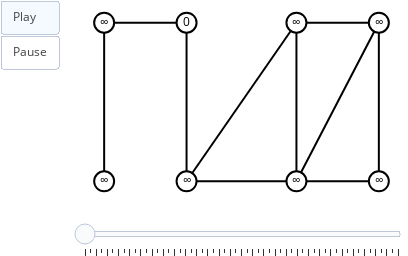

Write notebook code for a chart like this one.
### Markdown cell above
Vamos agora escrever uma versão alternativa da busca em largura.

### Code cell
red = (255, 0, 0)  # linha nova
blue = (0, 0, 255) # linha nova
frames = []        # linha nova

s = 1
q = Queue()

for n in g.nodes():
    g.node[n]['d'] = inf

g.node[s]['d'] = 0
q.put(s)

sn.reset_node_colors(g) # linha nova
sn.reset_edge_colors(g) # linha nova
snapshot(g, frames)     # linha nova

while not q.empty():
    n = q.get()

    g.node[n]['color'] = red # linha nova
    snapshot(g, frames)      # linha nova

    for m in g.neighbors(n):
        g.edge[n][m]['color'] = red # linha nova
        snapshot(g, frames)         # linha nova

        if isinf(g.node[m]['d']):
            g.node[m]['d'] = g.node[n]['d'] + 1
            q.put(m)

        g.edge[n][m]['color'] = sn.edge_color # linha nova
        snapshot(g, frames)                   # linha nova

    g.node[n]['color'] = blue # linha nova
    snapshot(g, frames)       # linha nova

sn.show_animation(frames)

### Figure 1 — Plotly figure (JSON) as saved in the notebook; plotly's stock layout.template omitted (floating-point values rounded to 4 significant figures)
{"data": [{"hoverinfo": "none", "line": {"color": "rgb(0, 0, 0)", "width": 2}, "mode": "lines", "x": [0, 0.3, null], "y": [1, 1, null]}, {"hoverinfo": "none", "line": {"color": "rgb(0, 0, 0)", "width": 2}, "mode": "lines", "x": [0, 0, null], "y": [1, 0, null]}, {"hoverinfo": "none", "line": {"color": "rgb(0, 0, 0)", "width": 2}, "mode": "lines", "x": [0.3, 0.3, null], "y": [1, 0, null]}, {"hoverinfo": "none", "line": {"color": "rgb(0, 0, 0)", "width": 2}, "mode": "lines", "x": [0.7, 1, null], "y": [1, 1, null]}, {"hoverinfo": "none", "line": {"color": "rgb(0, 0, 0)", "width": 2}, "mode": "lines", "x": [0.7, 0.3, null], "y": [1, 0, null]}, {"hoverinfo": "none", "line": {"color": "rgb(0, 0, 0)", "width": 2}, "mode": "lines", "x": [0.7, 0.7, null], "y": [1, 0, null]}, {"hoverinfo": "none", "line": {"color": "rgb(0, 0, 0)", "width": 2}, "mode": "lines", "x": [1, 0.7, null], "y": [1, 0, null]}, {"hoverinfo": "none", "line": {"color": "rgb(0, 0, 0)", "width": 2}, "mode": "lines", "x": [1, 1, null], "y": [1, 0, null]}, {"hoverinfo": "none", "line": {"color": "rgb(0, 0, 0)", "width": 2}, "mode": "lines", "x": [0.3, 0.7, null], "y": [0, 0, null]}, {"hoverinfo": "none", "line": {"color": "rgb(0, 0, 0)", "width": 2}, "mode": "lines", "x": [0.7, 1, null], "y": [0, 0, null]}, {"hoverinfo": "none", "marker": {"color": "rgb(255, 255, 255)", "line": {"color": "rgb(0, 0, 0)", "width": 2}, "size": 20}, "mode": "markers+text", "text": ["∞"], "textfont": {"color": "rgb(0, 0, 0)"}, "textposition": "middle center", "x": [0], "y": [1]}, {"hoverinfo": "none", "marker": {"color": "rgb(255, 255, 255)", "line": {"color": "rgb(0, 0, 0)", "width": 2}, "size": 20}, "mode": "markers+text", "text": ["0"], "textfont": {"color": "rgb(0, 0, 0)"}, "textposition": "middle center", "x": [0.3], "y": [1]}, {"hoverinfo": "none", "marker": {"color": "rgb(255, 255, 255)", "line": {"color": "rgb(0, 0, 0)", "width": 2}, "size": 20}, "mode": "markers+text", "text": ["∞"], "textfont": {"color": "rgb(0, 0, 0)"}, "textposition": "middle center", "x": [0.7], "y": [1]}, {"hoverinfo": "none", "marker": {"color": "rgb(255, 255, 255)", "line": {"color": "rgb(0, 0, 0)", "width": 2}, "size": 20}, "mode": "markers+text", "text": ["∞"], "textfont": {"color": "rgb(0, 0, 0)"}, "textposition": "middle center", "x": [1], "y": [1]}, {"hoverinfo": "none", "marker": {"color": "rgb(255, 255, 255)", "line": {"color": "rgb(0, 0, 0)", "width": 2}, "size": 20}, "mode": "markers+text", "text": ["∞"], "textfont": {"color": "rgb(0, 0, 0)"}, "textposition": "middle center", "x": [0], "y": [0]}, {"hoverinfo": "none", "marker": {"color": "rgb(255, 255, 255)", "line": {"color": "rgb(0, 0, 0)", "width": 2}, "size": 20}, "mode": "markers+text", "text": ["∞"], "textfont": {"color": "rgb(0, 0, 0)"}, "textposition": "middle center", "x": [0.3], "y": [0]}, {"hoverinfo": "none", "marker": {"color": "rgb(255, 255, 255)", "line": {"color": "rgb(0, 0, 0)", "width": 2}, "size": 20}, "mode": "markers+text", "text": ["∞"], "textfont": {"color": "rgb(0, 0, 0)"}, "textposition": "middle center", "x": [0.7], "y": [0]}, {"hoverinfo": "none", "marker": {"color": "rgb(255, 255, 255)", "line": {"color": "rgb(0, 0, 0)", "width": 2}, "size": 20}, "mode": "markers+text", "text": ["∞"], "textfont": {"color": "rgb(0, 0, 0)"}, "textposition": "middle center", "x": [1], "y": [0]}], "layout": {"height": 256, "margin": {"b": 0, "l": 0, "r": 0, "t": 0}, "showlegend": false, "sliders": [{"currentvalue": {"visible": false}, "steps": [{"args": [[0], {"frame": {"redraw": false}, "mode": "immediate"}], "label": "", "method": "animate"}, {"args": [[1], {"frame": {"redraw": false}, "mode": "immediate"}], "label": "", "method": "animate"}, {"args": [[2], {"frame": {"redraw": false}, "mode": "immediate"}], "label": "", "method": "animate"}, {"args": [[3], {"frame": {"redraw": false}, "mode": "immediate"}], "label": "", "method": "animate"}, {"args": [[4], {"frame": {"redraw": false}, "mode": "immediate"}], "label": "", "method": "animate"}, {"args": [[5], {"frame": {"redraw": false}, "mode": "immediate"}], "label": "", "method": "animate"}, {"args": [[6], {"frame": {"redraw": false}, "mode": "immediate"}], "label": "", "method": "animate"}, {"args": [[7], {"frame": {"redraw": false}, "mode": "immediate"}], "label": "", "method": "animate"}, {"args": [[8], {"frame": {"redraw": false}, "mode": "immediate"}], "label": "", "method": "animate"}, {"args": [[9], {"frame": {"redraw": false}, "mode": "immediate"}], "label": "", "method": "animate"}, {"args": [[10], {"frame": {"redraw": false}, "mode": "immediate"}], "label": "", "method": "animate"}, {"args": [[11], {"frame": {"redraw": false}, "mode": "immediate"}], "label": "", "method": "animate"}, {"args": [[12], {"frame": {"redraw": false}, "mode": "immediate"}], "label": "", "method": "animate"}, {"args": [[13], {"frame": {"redraw": false}, "mode": "immediate"}], "label": "", "method": "animate"}, {"args": [[14], {"frame": {"redraw": false}, "mode": "immediate"}], "label": "", "method": "animate"}, {"args": [[15], {"frame": {"redraw": false}, "mode": "immediate"}], "label": "", "method": "animate"}, {"args": [[16], {"frame": {"redraw": false}, "mode": "immediate"}], "label": "", "method": "animate"}, {"args": [[17], {"frame": {"redraw": false}, "mode": "immediate"}], "label": "", "method": "animate"}, {"args": [[18], {"frame": {"redraw": false}, "mode": "immediate"}], "label": "", "method": "animate"}, {"args": [[19], {"frame": {"redraw": false}, "mode": "immediate"}], "label": "", "method": "animate"}, {"args": [[20], {"frame": {"redraw": false}, "mode": "immediate"}], "label": "", "method": "animate"}, {"args": [[21], {"frame": {"redraw": false}, "mode": "immediate"}], "label": "", "method": "animate"}, {"args": [[22], {"frame": {"redraw": false}, "mode": "immediate"}], "label": "", "method": "animate"}, {"args": [[23], {"frame": {"redraw": false}, "mode": "immediate"}], "label": "", "method": "animate"}, {"args": [[24], {"frame": {"redraw": false}, "mode": "immediate"}], "label": "", "method": "animate"}, {"args": [[25], {"frame": {"redraw": false}, "mode": "immediate"}], "label": "", "method": "animate"}, {"args": [[26], {"frame": {"redraw": false}, "mode": "immediate"}], "label": "", "method": "animate"}, {"args": [[27], {"frame": {"redraw": false}, "mode": "immediate"}], "label": "", "method": "animate"}, {"args": [[28], {"frame": {"redraw": false}, "mode": "immediate"}], "label": "", "method": "animate"}, {"args": [[29], {"frame": {"redraw": false}, "mode": "immediate"}], "label": "", "method": "animate"}, {"args": [[30], {"frame": {"redraw": false}, "mode": "immediate"}], "label": "", "method": "animate"}, {"args": [[31], {"frame": {"redraw": false}, "mode": "immediate"}], "label": "", "method": "animate"}, {"args": [[32], {"frame": {"redraw": false}, "mode": "immediate"}], "label": "", "method": "animate"}, {"args": [[33], {"frame": {"redraw": false}, "mode": "immediate"}], "label": "", "method": "animate"}, {"args": [[34], {"frame": {"redraw": false}, "mode": "immediate"}], "label": "", "method": "animate"}, {"args": [[35], {"frame": {"redraw": false}, "mode": "immediate"}], "label": "", "method": "animate"}, {"args": [[36], {"frame": {"redraw": false}, "mode": "immediate"}], "label": "", "method": "animate"}, {"args": [[37], {"frame": {"redraw": false}, "mode": "immediate"}], "label": "", "method": "animate"}, {"args": [[38], {"frame": {"redraw": false}, "mode": "immediate"}], "label": "", "method": "animate"}, {"args": [[39], {"frame": {"redraw": false}, "mode": "immediate"}], "label": "", "method": "animate"}, {"args": [[40], {"frame": {"redraw": false}, "mode": "immediate"}], "label": "", "method": "animate"}, {"args": [[41], {"frame": {"redraw": false}, "mode": "immediate"}], "label": "", "method": "animate"}, {"args": [[42], {"frame": {"redraw": false}, "mode": "immediate"}], "label": "", "method": "animate"}, {"args": [[43], {"frame": {"redraw": false}, "mode": "immediate"}], "label": "", "method": "animate"}, {"args": [[44], {"frame": {"redraw": false}, "mode": "immediate"}], "label": "", "method": "animate"}, {"args": [[45], {"frame": {"redraw": false}, "mode": "immediate"}], "label": "", "method": "animate"}, {"args": [[46], {"frame": {"redraw": false}, "mode": "immediate"}], "label": "", "method": "animate"}, {"args": [[47], {"frame": {"redraw": false}, "mode": "immediate"}], "label": "", "method": "animate"}, {"args": [[48], {"frame": {"redraw": false}, "mode": "immediate"}], "label": "", "method": "animate"}, {"args": [[49], {"frame": {"redraw": false}, "mode": "immediate"}], "label": "", "method": "animate"}, {"args": [[50], {"frame": {"redraw": false}, "mode": "immediate"}], "label": "", "method": "animate"}, {"args": [[51], {"frame": {"redraw": false}, "mode": "immediate"}], "label": "", "method": "animate"}, {"args": [[52], {"frame": {"redraw": false}, "mode": "immediate"}], "label": "", "method": "animate"}, {"args": [[53], {"frame": {"redraw": false}, "mode": "immediate"}], "label": "", "method": "animate"}, {"args": [[54], {"frame": {"redraw": false}, "mode": "immediate"}], "label": "", "method": "animate"}, {"args": [[55], {"frame": {"redraw": false}, "mode": "immediate"}], "label": "", "method": "animate"}, {"args": [[56], {"frame": {"redraw": false}, "mode": "immediate"}], "label": "", "method": "animate"}]}], "updatemenus": [{"buttons": [{"args": [null, {"frame": {"redraw": false}, "fromcurrent": true}], "label": "Play", "method": "animate"}, {"args": [[null], {"frame": {"redraw": false}, "mode": "immediate"}], "label": "Pause", "method": "animate"}], "showactive": true, "type": "buttons"}], "width": 408, "xaxis": {"showgrid": false, "showticklabels": false, "zeroline": false}, "yaxis": {"showgrid": false, "showticklabels": false, "zeroline": false}}}
